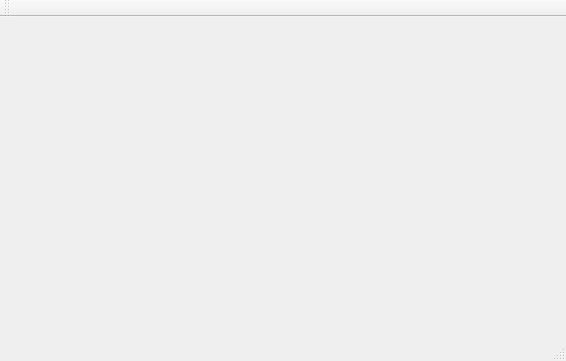
<?xml version="1.0" encoding="UTF-8"?>
<ui version="4.0">
 <class>MainWindow</class>
 <widget class="QMainWindow" name="MainWindow">
  <property name="geometry">
   <rect>
    <x>0</x>
    <y>0</y>
    <width>566</width>
    <height>361</height>
   </rect>
  </property>
  <property name="windowTitle">
   <string>MainWindow</string>
  </property>
  <widget class="QWidget" name="centralWidget"/>
  <widget class="QMenuBar" name="menuBar">
   <property name="geometry">
    <rect>
     <x>0</x>
     <y>0</y>
     <width>566</width>
     <height>22</height>
    </rect>
   </property>
  </widget>
  <widget class="QToolBar" name="mainToolBar">
   <attribute name="toolBarArea">
    <enum>TopToolBarArea</enum>
   </attribute>
   <attribute name="toolBarBreak">
    <bool>false</bool>
   </attribute>
  </widget>
  <widget class="QStatusBar" name="statusBar"/>
 </widget>
 <layoutdefault spacing="6" margin="11"/>
 <resources/>
 <connections/>
</ui>
